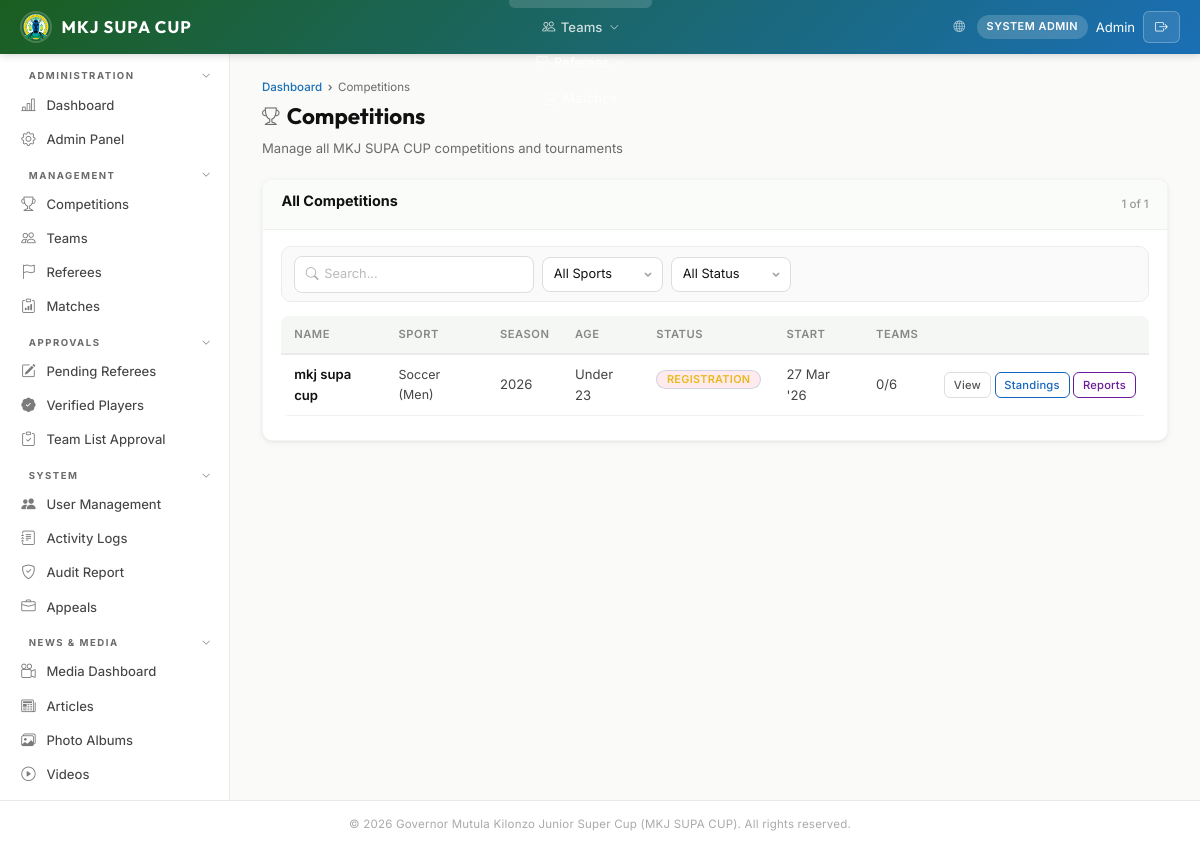
Screenshot of /portal/competitions/ (signed in) with the database file from the repository.
### accounts/models.py (models this page shows, shortened)
class User(AbstractBaseUser, PermissionsMixin):
    email       = models.EmailField(unique=True)
    first_name  = models.CharField(max_length=100)
    last_name   = models.CharField(max_length=100)
    phone       = models.CharField(max_length=13, validators=[kenya_phone_validator])
    role        = models.CharField(max_length=30, choices=UserRole.choices, default=UserRole.TEAM_MANAGER)
    county      = models.CharField(max_length=100, blank=True, help_text="Kenyan county")
    sub_county  = models.CharField(
        max_length=100, blank=True, default="",
        help_text="Sub-county or constituency assignment for sub-county sports officers",
    )
    profile_photo = models.ImageField(upload_to="profiles/", null=True, blank=True)
    is_active   = models.BooleanField(default=True)
    is_staff    = models.BooleanField(default=False)
    is_suspended = models.BooleanField(default=False, help_text="Admin-suspended account")
    assigned_discipline = models.CharField(
        max_length=30, blank=True, default="",
        help_text="Sport family or discipline this user manages (for Coordinator / Scout roles)",
    )
    must_change_password = models.BooleanField(
        default=False,
        help_text="When True the user must set a new password on next login.",
    )
    date_joined = models.DateTimeField(default=timezone.now)
    last_login  = models.DateTimeField(null=True, blank=True)
    objects = UserManager()
    USERNAME_FIELD  = "email"
    REQUIRED_FIELDS = ["first_name", "last_name"]
    class Meta:
        verbose_name      = "User"
        verbose_name_plural = "Users"
        ordering = ["last_name", "first_name"]

### competitions/models.py (models this page shows, shortened)
class Competition(models.Model):
    name        = models.CharField(max_length=200, unique=True)
    sport_type  = models.CharField(
        max_length=30, choices=SportType.choices, default=SportType.FOOTBALL_MEN,
        help_text="Sport discipline for this competition"
    )
    gender      = models.CharField(
        max_length=10, choices=GenderChoice.choices, default=GenderChoice.MEN,
        help_text="Gender category for this competition"
    )
    format_type = models.CharField(
        max_length=30, choices=CompetitionFormat.choices,
        default=CompetitionFormat.GROUP_AND_KNOCKOUT,
        help_text="Competition format: group stage, knockout, or both"
    )
    is_exhibition = models.BooleanField(
        default=False,
        help_text="Mark as exhibition match (e.g. Beach Volleyball, Beach Handball)"
    )
    season      = models.CharField(max_length=10, default="2025")
    age_group   = models.CharField(max_length=10, choices=AgeGroup.choices, default=AgeGroup.U17)
    status      = models.CharField(max_length=20, choices=CompetitionStatus.choices, default=CompetitionStatus.UPCOMING)
    description = models.TextField(blank=True)
    rules       = models.TextField(blank=True, help_text="Competition rules, regulations, and format details")
    start_date  = models.DateField()
    end_date    = models.DateField()
    max_teams   = models.PositiveIntegerField(default=16)
    teams_per_group = models.PositiveIntegerField(
        default=4, help_text="Number of teams per group in group stage"
    )
    qualify_from_group = models.PositiveIntegerField(
        default=2, help_text="Number of teams that qualify from each group to knockout"
    )
    created_by  = models.ForeignKey(
        settings.AUTH_USER_MODEL, on_delete=models.SET_NULL, null=True,
        related_name="competitions_created"
    )
    created_at  = models.DateTimeField(auto_now_add=True)
    updated_at  = models.DateTimeField(auto_now=True)
    class Meta:
        ordering = ["-start_date"]
        verbose_name = "Competition"
        verbose_name_plural = "Competitions"

### mkj_cms/web_views.py (the view)
# urls.py: path("portal/competitions/",            competitions_list_view, name="competitions_list"),
@login_required(login_url='web_login')
def competitions_list_view(request):
    competitions = Competition.objects.all()
    return render(request, 'competitions/list.html', {
        'competitions': competitions,
    })

### templates/competitions/list.html (shortened to what this page needs)
{% extends 'base.html' %}
{% block content %}
<div class="page-header">
    <div class="breadcrumb">
        <a href="{% url 'dashboard' %}">Dashboard</a>
        <span>Competitions</span>
    </div>
    <h1><i class="bi bi-trophy"></i> Competitions</h1>
    <p>Manage all MKJ SUPA CUP competitions and tournaments</p>
</div>
<div class="card">
    <div class="card-header">
        <h3>All Competitions</h3>
        <span class="toolbar-count" id="compCount"></span>
    </div>
    <div class="card-body">
        {% if competitions %}
        <div class="toolbar">
            <div class="toolbar-search">
                <i class="bi bi-search"></i>
                <input type="text" id="compSearch" placeholder="Search..." oninput="filterComps()">
            </div>
            <select class="toolbar-select" id="sportFilter" onchange="filterComps()">
                <option value="">All Sports</option>
            </select>
            <select class="toolbar-select" id="compStatusFilter" onchange="filterComps()">
                <option value="">All Status</option>
            </select>
        </div>
        <div class="table-responsive">
            <table id="compsTable">
                <thead>
                    <tr>
                        <th>Name</th>
                        <th>Sport</th>
                        <th>Season</th>
                        <th>Age</th>
                        <th>Status</th>
                        <th>Start</th>
                        <th>Teams</th>
                        <th></th>
                    </tr>
                </thead>
                <tbody>
                    {% for comp in competitions %}
                    <tr data-sport="{{ comp.get_sport_type_display }}" data-status="{{ comp.status }}">
                        <td><strong>{{ comp.name }}</strong></td>
                        <td style="font-size:.78rem">{{ comp.get_sport_type_display }}</td>
                        <td>{{ comp.season }}</td>
                        <td>{{ comp.get_age_group_display }}</td>
                        <td>
                            {% if comp.status == 'active' %}
                            <span class="badge badge-success">Active</span>
                            {% elif comp.status == 'upcoming' %}
                            <span class="badge badge-warning">Upcoming</span>
                            {% elif comp.status == 'completed' %}
                            <span class="badge badge-gray">Completed</span>
                            {% elif comp.status == 'group_stage' %}
                            <span class="badge badge-info">Group Stage</span>
                            {% elif comp.status == 'knockout' %}
                            <span class="badge badge-warning">Knockout</span>
                            {% else %}
                            <span class="badge badge-danger">{{ comp.get_status_display }}</span>
                            {% endif %}
                        </td>
                        <td>{{ comp.start_date|date:"d M 'y" }}</td>
                        <td>{{ comp.teams.count }}/{{ comp.max_teams }}</td>
                        <td class="text-nowrap">
                            <a href="{% url 'competition_detail' comp.pk %}" class="btn btn-outline btn-xs">View</a>
                            {% if user.role == 'competition_manager' or user.role == 'admin' or user.is_superuser %}
                            <a href="{% url 'competition_standings' comp.pk %}" class="btn btn-outline btn-xs btn-blue">Standings</a>
                            <a href="{% url 'competition_reports' comp.pk %}" class="btn btn-outline btn-xs btn-purple">Reports</a>
                            {% endif %}
                        </td>
                    </tr>
                    {% endfor %}
                </tbody>
            </table>
        </div>
        {% else %}
        <div class="empty-state">
            <div class="icon"><i class="bi bi-trophy"></i></div>
            <h3>No competitions yet</h3>
            <p>Competitions will appear here once created.</p>
        </div>
        {% endif %}
    </div>
</div>
{% endblock %}

### templates/base.html (shortened to what this page needs)
{% load static %}
<!DOCTYPE html>
<html lang="en">
<head>
    <link rel="stylesheet" href="https://cdn.jsdelivr.net/npm/bootstrap@5.1.3/dist/css/bootstrap.min.css">
    <link rel="stylesheet" href="{% static 'css/style.css' %}">
    <link rel="stylesheet" href="https://cdn.jsdelivr.net/npm/bootstrap-icons@1.11.3/font/bootstrap-icons.min.css">
</head>
<body>
    {% block body %}
    <nav class="navbar">
        <div style="display:flex;align-items:center;gap:0">
            <a href="{% url 'dashboard' %}" class="navbar-brand">
                <img src="{% static 'img/Makueni logo.png' %}" alt="Makueni County Logo">
                <span>MKJ SUPA CUP</span>
            </a>
        </div>
        <ul class="navbar-nav">
            {% if user.role == 'admin' or user.role == 'competition_manager' %}
            <li>
                <a href="{% url 'competitions_list' %}" class="{% if 'competition' in request.resolver_match.url_name %}active{% endif %}"></a>
            </li>
            {% endif %}
            {% if user.role == 'admin' or user.role == 'competition_manager' or user.role == 'verification_officer' or user.role == 'team_manager' %}
            <li>
                <a href="{% url 'teams_list' %}" class="{% if 'team' in request.resolver_match.url_name %}active{% endif %}"><i class="bi bi-people"></i> Teams <i class="bi bi-chevron-down" style="font-size:.6rem;margin-left:.1rem"></i></a>
            </li>
            {% endif %}
            {% if user.role == 'admin' or user.role == 'coordinator' or user.role == 'referee' %}
            <li>
                <a href="{% url 'referees_list' %}" class=""><i class="bi bi-flag"></i> <i class="bi bi-chevron-down" style="font-size:.6rem;margin-left:.1rem"></i></a>
            </li>
            {% endif %}
            <li><a href="{% url 'matches_list' %}" class="{% if 'match' in request.resolver_match.url_name %}active{% endif %}"><i class="bi bi-clipboard-data"></i> Matches</a></li>
        </ul>
        <div class="navbar-user">
            <a href="{% url 'home' %}" style="color:rgba(255,255,255,.65);font-size:.72rem;margin-right:.25rem;"><i class="bi bi-globe"></i></a>
            <span class="role-badge">{{ user.get_role_display }}</span>
            <span style="font-size:.82rem">{{ user.first_name }}</span>
            <form method="post" action="{% url 'web_logout' %}" style="display:inline;">
                <button type="submit" class="btn-logout"><i class="bi bi-box-arrow-right"></i></button>
            </form>
        </div>
    </nav>
    <div class="layout">
        {% include 'includes/sidebar.html' %}
        <main class="main-content">
            {% block content %}{% endblock %}
        </main>
    </div>
    <footer class="footer">
        &copy; 2026 Governor Mutula Kilonzo Junior Super Cup (MKJ SUPA CUP). All rights reserved.
    </footer>
    {% endblock %}
</body>
</html>

### rows the page displays
User: role "SYSTEM ADMIN", first_name "Admin"
Competition: name "mkj supa cup", sport_type "Soccer (Men)", season "2026", age_group "Under 23", status "REGISTRATION", start_date "27 Mar '26", teams.count "0", max_teams "6"
